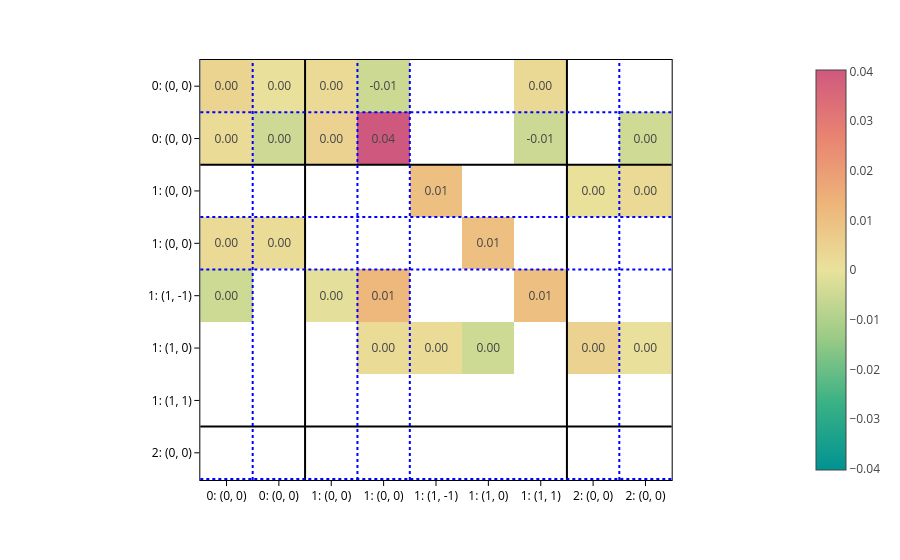
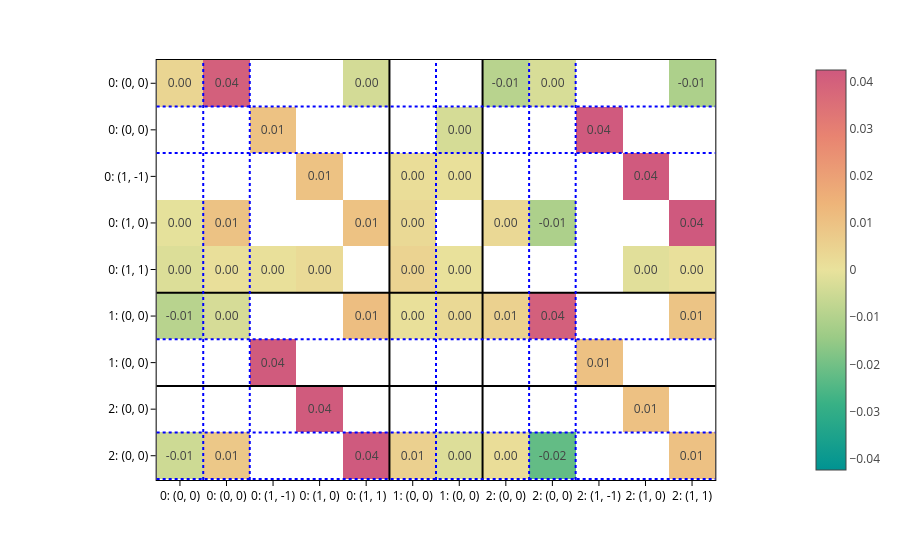

Write notebook code for charts like these, in order.
### Markdown cell above
And plot the obtained matrices:

### Code cell
matrices = processor.matrix_from_data(
    data,
    predictions={"node_labels": node_labels, "edge_labels": edge_labels},
)

for config, matrix in zip(configs, matrices):
    plot_basis_matrix(
        matrix,
        config,
        point_lines={"color": "black"},
        basis_lines={"color": "blue"},
        colorscale="temps",
        text=".2f",
        basis_labels=True,
    ).show()

### Figure 1 — Plotly figure (JSON) as saved in the notebook; plotly's stock layout.template omitted (floating-point values rounded to 4 significant figures)
{"data": [{"coloraxis": "coloraxis", "hovertemplate": "x: %{x}<br>y: %{y}<br>color: %{z}<extra></extra>", "name": "0", "texttemplate": "%{z:.2f}", "type": "heatmap", "xaxis": "x", "yaxis": "y", "z": [[0.004518, 0.0002368, 0.002436, -0.005232, NaN, NaN, 0.002608, NaN, NaN], [0.002052, -0.004962, 0.004791, 0.04028, NaN, NaN, -0.005181, NaN, -0.004533], [NaN, NaN, NaN, NaN, 0.009952, NaN, NaN, 0.000622, 0.002478], [0.002438, 0.00217, NaN, NaN, NaN, 0.009952, NaN, NaN, NaN], [-0.00489, NaN, -0.0008997, 0.01256, NaN, NaN, 0.009886, NaN, NaN], [NaN, NaN, NaN, 0.002106, 0.001885, -0.004798, NaN, 0.004557, 0.0002717]]}], "layout": {"coloraxis": {"cmid": 0, "colorscale": [[0, "rgb(0, 147, 146)"], [0.1667, "rgb(57, 177, 133)"], [0.3333, "rgb(156, 203, 134)"], [0.5, "rgb(233, 226, 156)"], [0.6667, "rgb(238, 180, 121)"], [0.8333, "rgb(232, 132, 113)"], [1, "rgb(207, 89, 126)"]]}, "margin": {"t": 60}, "shapes": [{"line": {"color": "black"}, "type": "line", "x0": 0, "x1": 1, "xref": "x domain", "y0": 1.5, "y1": 1.5, "yref": "y"}, {"line": {"color": "black"}, "type": "line", "x0": 1.5, "x1": 1.5, "xref": "x", "y0": 0, "y1": 1, "yref": "y domain"}, {"line": {"color": "black"}, "type": "line", "x0": 0, "x1": 1, "xref": "x domain", "y0": 6.5, "y1": 6.5, "yref": "y"}, {"line": {"color": "black"}, "type": "line", "x0": 6.5, "x1": 6.5, "xref": "x", "y0": 0, "y1": 1, "yref": "y domain"}, {"line": {"color": "blue", "dash": "dot"}, "type": "line", "x0": 0, "x1": 1, "xref": "x domain", "y0": 0.5, "y1": 0.5, "yref": "y"}, {"line": {"color": "blue", "dash": "dot"}, "type": "line", "x0": 0.5, "x1": 0.5, "xref": "x", "y0": 0, "y1": 1, "yref": "y domain"}, {"line": {"color": "blue", "dash": "dot"}, "type": "line", "x0": 0, "x1": 1, "xref": "x domain", "y0": 2.5, "y1": 2.5, "yref": "y"}, {"line": {"color": "blue", "dash": "dot"}, "type": "line", "x0": 2.5, "x1": 2.5, "xref": "x", "y0": 0, "y1": 1, "yref": "y domain"}, {"line": {"color": "blue", "dash": "dot"}, "type": "line", "x0": 0, "x1": 1, "xref": "x domain", "y0": 3.5, "y1": 3.5, "yref": "y"}, {"line": {"color": "blue", "dash": "dot"}, "type": "line", "x0": 3.5, "x1": 3.5, "xref": "x", "y0": 0, "y1": 1, "yref": "y domain"}, {"line": {"color": "blue", "dash": "dot"}, "type": "line", "x0": 0, "x1": 1, "xref": "x domain", "y0": 7.5, "y1": 7.5, "yref": "y"}, {"line": {"color": "blue", "dash": "dot"}, "type": "line", "x0": 7.5, "x1": 7.5, "xref": "x", "y0": 0, "y1": 1, "yref": "y domain"}], "xaxis": {"anchor": "y", "constrain": "domain", "domain": [0, 1], "scaleanchor": "y", "ticktext": ["0: (0, 0)", "0: (0, 0)", "1: (0, 0)", "1: (0, 0)", "1: (1, -1)", "1: (1, 0)", "1: (1, 1)", "2: (0, 0)", "2: (0, 0)"], "tickvals": [0, 1, 2, 3, 4, 5, 6, 7, 8]}, "yaxis": {"anchor": "x", "autorange": "reversed", "constrain": "domain", "domain": [0, 1], "ticktext": ["0: (0, 0)", "0: (0, 0)", "1: (0, 0)", "1: (0, 0)", "1: (1, -1)", "1: (1, 0)", "1: (1, 1)", "2: (0, 0)", "2: (0, 0)"], "tickvals": [0, 1, 2, 3, 4, 5, 6, 7, 8]}}}

### Figure 2 — Plotly figure (JSON) as saved in the notebook; plotly's stock layout.template omitted (floating-point values rounded to 4 significant figures)
{"data": [{"coloraxis": "coloraxis", "hovertemplate": "x: %{x}<br>y: %{y}<br>color: %{z}<extra></extra>", "name": "0", "texttemplate": "%{z:.2f}", "type": "heatmap", "xaxis": "x", "yaxis": "y", "z": [[0.004084, 0.04006, NaN, NaN, -0.004076, NaN, NaN, -0.008926, -0.003299, NaN, NaN, -0.01099], [NaN, NaN, 0.009944, NaN, NaN, NaN, -0.00368, NaN, NaN, 0.04199, NaN, NaN], [NaN, NaN, NaN, 0.009944, NaN, 0.001635, 0.0007573, NaN, NaN, NaN, 0.04199, NaN], [-0.000677, 0.00985, NaN, NaN, 0.009903, 0.002676, NaN, 0.00302, -0.01107, NaN, NaN, 0.04242], [-0.002366, 0.0007795, 0.0006784, 0.002604, NaN, 0.004504, 0.0002905, NaN, NaN, NaN, -0.001558, 0.0004824], [-0.00902, -0.003463, NaN, NaN, 0.011, 0.0007235, 0.002679, 0.0053, 0.03999, NaN, NaN, 0.009173], [NaN, NaN, 0.04182, NaN, NaN, NaN, NaN, NaN, NaN, 0.01024, NaN, NaN], [NaN, NaN, NaN, 0.04182, NaN, NaN, NaN, NaN, NaN, NaN, 0.01024, NaN], [-0.005198, 0.008069, NaN, NaN, 0.04225, 0.005427, -0.002231, 0.001552, -0.02232, NaN, NaN, 0.01004]]}], "layout": {"coloraxis": {"cmid": 0, "colorscale": [[0, "rgb(0, 147, 146)"], [0.1667, "rgb(57, 177, 133)"], [0.3333, "rgb(156, 203, 134)"], [0.5, "rgb(233, 226, 156)"], [0.6667, "rgb(238, 180, 121)"], [0.8333, "rgb(232, 132, 113)"], [1, "rgb(207, 89, 126)"]]}, "margin": {"t": 60}, "shapes": [{"line": {"color": "black"}, "type": "line", "x0": 0, "x1": 1, "xref": "x domain", "y0": 4.5, "y1": 4.5, "yref": "y"}, {"line": {"color": "black"}, "type": "line", "x0": 4.5, "x1": 4.5, "xref": "x", "y0": 0, "y1": 1, "yref": "y domain"}, {"line": {"color": "black"}, "type": "line", "x0": 0, "x1": 1, "xref": "x domain", "y0": 6.5, "y1": 6.5, "yref": "y"}, {"line": {"color": "black"}, "type": "line", "x0": 6.5, "x1": 6.5, "xref": "x", "y0": 0, "y1": 1, "yref": "y domain"}, {"line": {"color": "blue", "dash": "dot"}, "type": "line", "x0": 0, "x1": 1, "xref": "x domain", "y0": 0.5, "y1": 0.5, "yref": "y"}, {"line": {"color": "blue", "dash": "dot"}, "type": "line", "x0": 0.5, "x1": 0.5, "xref": "x", "y0": 0, "y1": 1, "yref": "y domain"}, {"line": {"color": "blue", "dash": "dot"}, "type": "line", "x0": 0, "x1": 1, "xref": "x domain", "y0": 1.5, "y1": 1.5, "yref": "y"}, {"line": {"color": "blue", "dash": "dot"}, "type": "line", "x0": 1.5, "x1": 1.5, "xref": "x", "y0": 0, "y1": 1, "yref": "y domain"}, {"line": {"color": "blue", "dash": "dot"}, "type": "line", "x0": 0, "x1": 1, "xref": "x domain", "y0": 5.5, "y1": 5.5, "yref": "y"}, {"line": {"color": "blue", "dash": "dot"}, "type": "line", "x0": 5.5, "x1": 5.5, "xref": "x", "y0": 0, "y1": 1, "yref": "y domain"}, {"line": {"color": "blue", "dash": "dot"}, "type": "line", "x0": 0, "x1": 1, "xref": "x domain", "y0": 7.5, "y1": 7.5, "yref": "y"}, {"line": {"color": "blue", "dash": "dot"}, "type": "line", "x0": 7.5, "x1": 7.5, "xref": "x", "y0": 0, "y1": 1, "yref": "y domain"}, {"line": {"color": "blue", "dash": "dot"}, "type": "line", "x0": 0, "x1": 1, "xref": "x domain", "y0": 8.5, "y1": 8.5, "yref": "y"}, {"line": {"color": "blue", "dash": "dot"}, "type": "line", "x0": 8.5, "x1": 8.5, "xref": "x", "y0": 0, "y1": 1, "yref": "y domain"}], "xaxis": {"anchor": "y", "constrain": "domain", "domain": [0, 1], "scaleanchor": "y", "ticktext": ["0: (0, 0)", "0: (0, 0)", "0: (1, -1)", "0: (1, 0)", "0: (1, 1)", "1: (0, 0)", "1: (0, 0)", "2: (0, 0)", "2: (0, 0)", "2: (1, -1)", "2: (1, 0)", "2: (1, 1)"], "tickvals": [0, 1, 2, 3, 4, 5, 6, 7, 8, 9, 10, 11]}, "yaxis": {"anchor": "x", "autorange": "reversed", "constrain": "domain", "domain": [0, 1], "ticktext": ["0: (0, 0)", "0: (0, 0)", "0: (1, -1)", "0: (1, 0)", "0: (1, 1)", "1: (0, 0)", "1: (0, 0)", "2: (0, 0)", "2: (0, 0)", "2: (1, -1)", "2: (1, 0)", "2: (1, 1)"], "tickvals": [0, 1, 2, 3, 4, 5, 6, 7, 8, 9, 10, 11]}}}
